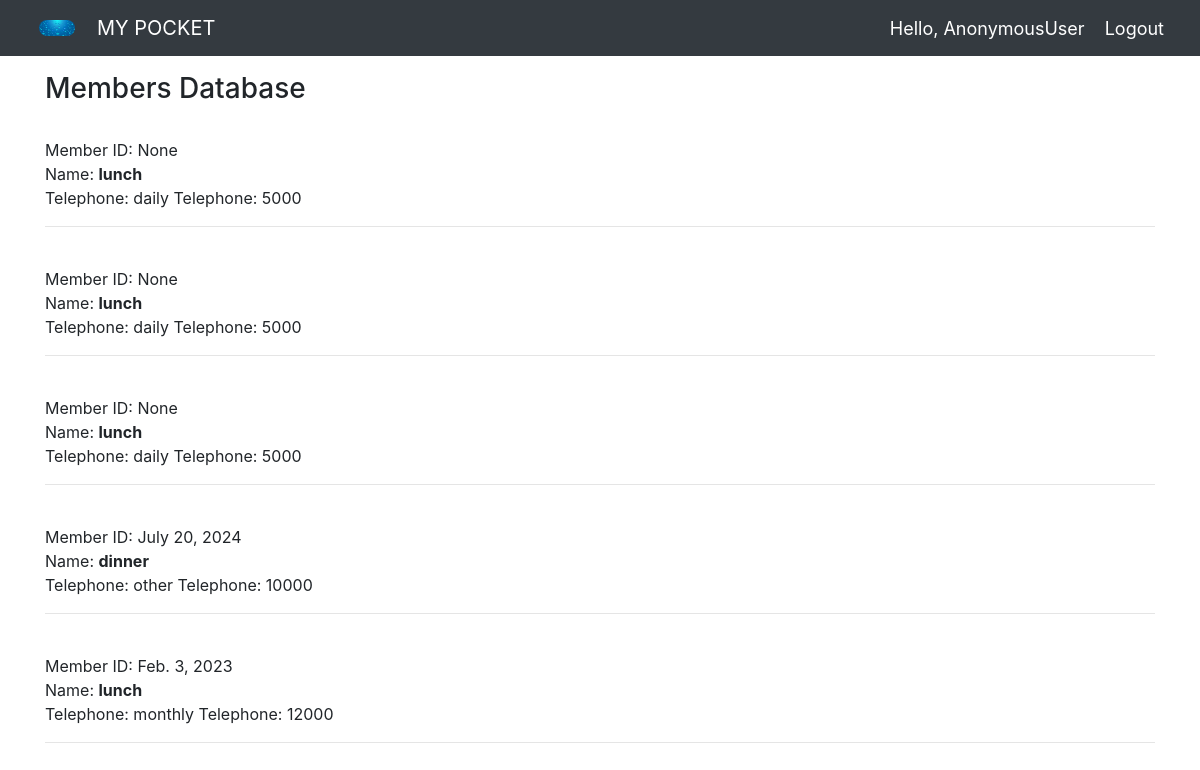
The page / on the database its author committed.
### fmgt_app/models.py (models this page shows)
class Expense(models.Model):
	nature_choices =(("daily","daily"),("weekly","weekly"),
                        ("monthly","monthly"),("other","other"))
	date_of_expense = models.DateField()
	purpose = models.CharField(max_length=300, null=False)
	nature = models.CharField(max_length=300, null=False, choices = nature_choices)
	amount = models.PositiveIntegerField()

### fmgt_app/views.py (the view)
# urls.py: path("", views.home, name='home'),
def home(request):
    expense_list = Expense.objects.all()
    context = {
                'expense_list': expense_list,
        }
    return render(request, 'index.html', context )

### fmgt_app/templates/index.html (shortened to what this page needs)
{% extends 'main.html' %}
{% load crispy_forms_tags %}
{% load static %}
{% block content %}
<br>
<link rel="stylesheet" href="https://cdn.jsdelivr.net/npm/bootstrap@4.5.3/dist/css/bootstrap.min.css">
<div class="container">
    <h3 id="header-h2">Members Database</h3>
    {% for item in expense_list %}<br>
    Member ID: {{item.date_of_expense}}<br>
    Name: <strong>{{item.purpose}} </strong><br>
    Telephone: {{item.nature}}
    Telephone: {{item.amount}}
    <hr>
    {% endfor %}
</div>
{% endblock content %}

### fmgt_app/templates/main.html (shortened to what this page needs)
{% load static %}
<!DOCTYPE html>
<html>
<head>
    <link rel="stylesheet" href="https://stackpath.bootstrapcdn.com/bootstrap/4.3.1/css/bootstrap.min.css"
>
    <link rel="stylesheet" type="text/css" href="{% static 'css/main.css' %}">
</head>
<body>
    <br><br>
    {% include 'navbar.html' %}
    {% block content %}
    {%endblock%}
</body>
</html>

### fmgt_app/templates/navbar.html (shortened to what this page needs)
{% load static %}
<nav class="navbar fixed-top navbar-expand-lg navbar-dark bg-dark">
     &nbsp; &nbsp; &nbsp;<img src="{% static 'images/bg.jpg' %}" style="width: 3vw; border-radius: 75px;"> &nbsp; &nbsp; &nbsp;
    <a class="navbar-brand" href="#">MY POCKET</a>
    <span class="hello-msg">Hello, {{request.user}} </span>
    <span><a class="hello-msg" href="#">Logout</a></span>
</nav>

### fmgt_app/templates/navbar.html (style rules this page uses)
.hello-msg { font-size: 18px; color: #fff; margin-right: 20px; }

### rows shown on the page
Expense: date_of_expense "None", purpose "lunch", nature "daily", amount "5000"
Expense: date_of_expense "None", purpose "lunch", nature "daily", amount "5000"
Expense: date_of_expense "None", purpose "lunch", nature "daily", amount "5000"
Expense: date_of_expense "July 20, 2024", purpose "dinner", nature "other", amount "10000"
Expense: date_of_expense "Feb. 3, 2023", purpose "lunch", nature "monthly", amount "12000"

### other values the page prints
{{ request.user }} "AnonymousUser"
